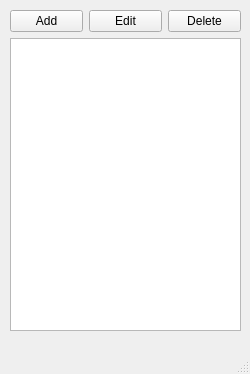
<?xml version="1.0" encoding="UTF-8"?>
<ui version="4.0">
 <class>MainWindow</class>
 <widget class="QMainWindow" name="MainWindow">
  <property name="geometry">
   <rect>
    <x>0</x>
    <y>0</y>
    <width>250</width>
    <height>374</height>
   </rect>
  </property>
  <property name="windowTitle">
   <string>Contact</string>
  </property>
  <widget class="QWidget" name="centralwidget">
   <widget class="QWidget" name="layoutWidget">
    <property name="geometry">
     <rect>
      <x>10</x>
      <y>10</y>
      <width>231</width>
      <height>321</height>
     </rect>
    </property>
    <layout class="QVBoxLayout" name="verticalLayout">
     <item>
      <layout class="QHBoxLayout" name="horizontalLayout">
       <item>
        <widget class="QPushButton" name="pushButton_add">
         <property name="text">
          <string>Add</string>
         </property>
        </widget>
       </item>
       <item>
        <widget class="QPushButton" name="pushButton_edit">
         <property name="text">
          <string>Edit</string>
         </property>
        </widget>
       </item>
       <item>
        <widget class="QPushButton" name="pushButton_delete">
         <property name="text">
          <string>Delete</string>
         </property>
        </widget>
       </item>
      </layout>
     </item>
     <item>
      <widget class="QListWidget" name="listWidget"/>
     </item>
    </layout>
   </widget>
  </widget>
  <widget class="QMenuBar" name="menubar">
   <property name="geometry">
    <rect>
     <x>0</x>
     <y>0</y>
     <width>250</width>
     <height>22</height>
    </rect>
   </property>
  </widget>
  <widget class="QStatusBar" name="statusbar"/>
 </widget>
 <resources/>
 <connections/>
</ui>
